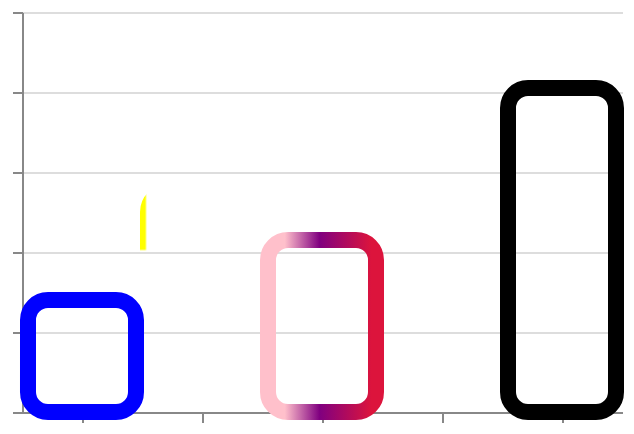

Write the Vega-Lite specification saved for this chart.
### Vega specification from a JSON file in a GitHub repository (floating-point values rounded to 4 significant figures)
{"$schema": "https://vega.github.io/schema/vega/v5.json", "description": "A simple bar chart with embedded data.", "background": "white", "padding": 5, "height": 200, "style": "cell", "encode": {"update": {"stroke": {"value": "transparent"}}}, "data": [{"name": "source_0", "values": [{"a": "A", "b": 28, "fill": "blue"}, {"a": "B", "b": 55, "fill": {"x1": 0.9, "y1": 0.7, "x2": 0.7, "y2": 0.1, "gradient": "linear", "stops": [{"offset": 0, "color": "yellow"}, {"offset": 1, "color": "darkgreen"}]}}, {"a": "C", "b": 43, "fill": {"x1": 0.2, "y1": 1, "x2": 0.9, "y2": 1, "gradient": "linear", "stops": [{"offset": 0, "color": "pink"}, {"offset": 0.4, "color": "purple"}, {"offset": 1, "color": "crimson"}]}}, {"a": "D", "b": 91, "fill": {"x1": 0.2, "y1": 0.9, "x2": 0.7, "y2": 0.1, "gradient": "linear", "stops": [{"offset": 0, "color": "rgb(128, 128, 128)"}, {"offset": 0.4, "color": "rgba(128, 128, 128, 0.3)"}, {"offset": 1, "color": "deeppink"}]}}, {"a": "E", "b": 81, "fill": "black"}]}, {"name": "data_0", "source": "source_0", "transform": [{"type": "stack", "groupby": ["a"], "field": "b", "sort": {"field": [], "order": []}, "as": ["b_start", "b_end"], "offset": "zero"}, {"type": "filter", "expr": "isValid(datum[\"b\"]) && isFinite(+datum[\"b\"])"}]}], "signals": [{"name": "x_step", "value": 60}, {"name": "width", "update": "bandspace(domain('x').length, 0.1, 0.05) * x_step"}], "marks": [{"name": "marks", "type": "rect", "style": ["bar"], "from": {"data": "data_0"}, "encode": {"update": {"stroke": {"field": "fill"}, "strokeWidth": {"value": 8}, "cornerRadius": {"value": 10}, "ariaRoleDescription": {"value": "bar"}, "description": {"signal": "\"a: \" + (isValid(datum[\"a\"]) ? datum[\"a\"] : \"\"+datum[\"a\"]) + \"; b: \" + (format(datum[\"b\"], \"\"))"}, "x": {"scale": "x", "field": "a"}, "width": {"signal": "max(0.25, bandwidth('x'))"}, "y": {"scale": "y", "field": "b_end"}, "y2": {"scale": "y", "field": "b_start"}}}}], "scales": [{"name": "x", "type": "band", "domain": {"data": "data_0", "field": "a", "sort": true}, "range": {"step": {"signal": "x_step"}}, "paddingInner": 0.1, "paddingOuter": 0.05}, {"name": "y", "type": "linear", "domain": {"data": "data_0", "fields": ["b_start", "b_end"]}, "range": [{"signal": "height"}, 0], "nice": true, "zero": true}], "axes": [{"scale": "y", "orient": "left", "gridScale": "x", "grid": true, "tickCount": {"signal": "ceil(height/40)"}, "domain": false, "labels": false, "aria": false, "maxExtent": 0, "minExtent": 0, "ticks": false, "zindex": 0}, {"scale": "x", "orient": "bottom", "grid": false, "labels": false, "labelAngle": 0, "labelBaseline": "top", "zindex": 0}, {"scale": "y", "orient": "left", "grid": false, "labels": false, "labelOverlap": true, "tickCount": {"signal": "ceil(height/40)"}, "zindex": 0}]}
